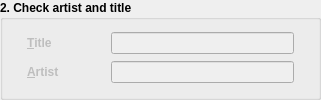
          <widget class="QGroupBox" name="groupBox_Artist_Title">
           <property name="enabled">
            <bool>true</bool>
           </property>
           <property name="sizePolicy">
            <sizepolicy hsizetype="Expanding" vsizetype="Preferred">
             <horstretch>0</horstretch>
             <verstretch>0</verstretch>
            </sizepolicy>
           </property>
           <property name="minimumSize">
            <size>
             <width>321</width>
             <height>70</height>
            </size>
           </property>
           <property name="font">
            <font>
             <bold>true</bold>
            </font>
           </property>
           <property name="whatsThis">
            <string/>
           </property>
           <property name="title">
            <string>2. Check artist and title</string>
           </property>
           <property name="flat">
            <bool>true</bool>
           </property>
           <layout class="QGridLayout" name="gridLayout_2" columnminimumwidth="0,0,1,0">
            <item row="0" column="0">
             <widget class="QLabel" name="label_TitleIcon">
              <property name="enabled">
               <bool>false</bool>
              </property>
              <property name="sizePolicy">
               <sizepolicy hsizetype="Fixed" vsizetype="Preferred">
                <horstretch>0</horstretch>
                <verstretch>0</verstretch>
               </sizepolicy>
              </property>
              <property name="text">
               <string/>
              </property>
              <property name="pixmap">
               <pixmap resource="resources/UltraStar-Creator.qrc">:/icons/font.png</pixmap>
              </property>
             </widget>
            </item>
            <item row="0" column="1">
             <widget class="QLabel" name="label_Title">
              <property name="enabled">
               <bool>false</bool>
              </property>
              <property name="sizePolicy">
               <sizepolicy hsizetype="Fixed" vsizetype="Preferred">
                <horstretch>0</horstretch>
                <verstretch>0</verstretch>
               </sizepolicy>
              </property>
              <property name="minimumSize">
               <size>
                <width>78</width>
                <height>0</height>
               </size>
              </property>
              <property name="font">
               <font>
                <bold>true</bold>
               </font>
              </property>
              <property name="statusTip">
               <string/>
              </property>
              <property name="text">
               <string>&amp;Title</string>
              </property>
              <property name="buddy">
               <cstring>lineEdit_Title</cstring>
              </property>
             </widget>
            </item>
            <item row="0" column="2">
             <widget class="QLineEdit" name="lineEdit_Title">
              <property name="enabled">
               <bool>false</bool>
              </property>
              <property name="sizePolicy">
               <sizepolicy hsizetype="Preferred" vsizetype="Fixed">
                <horstretch>0</horstretch>
                <verstretch>0</verstretch>
               </sizepolicy>
              </property>
              <property name="font">
               <font>
                <bold>false</bold>
               </font>
              </property>
              <property name="statusTip">
               <string/>
              </property>
              <property name="whatsThis">
               <string/>
              </property>
              <property name="inputMask">
               <string/>
              </property>
              <property name="text">
               <string/>
              </property>
              <property name="frame">
               <bool>true</bool>
              </property>
             </widget>
            </item>
            <item row="0" column="3">
             <widget class="QLabel" name="label_TitleSet">
              <property name="enabled">
               <bool>false</bool>
              </property>
              <property name="sizePolicy">
               <sizepolicy hsizetype="Fixed" vsizetype="Preferred">
                <horstretch>0</horstretch>
                <verstretch>0</verstretch>
               </sizepolicy>
              </property>
              <property name="statusTip">
               <string/>
              </property>
              <property name="text">
               <string/>
              </property>
              <property name="pixmap">
               <pixmap resource="resources/UltraStar-Creator.qrc">:/icons/path_error.png</pixmap>
              </property>
             </widget>
            </item>
            <item row="1" column="0">
             <widget class="QLabel" name="label_ArtistIcon">
              <property name="enabled">
               <bool>false</bool>
              </property>
              <property name="sizePolicy">
               <sizepolicy hsizetype="Fixed" vsizetype="Preferred">
                <horstretch>0</horstretch>
                <verstretch>0</verstretch>
               </sizepolicy>
              </property>
              <property name="text">
               <string/>
              </property>
              <property name="pixmap">
               <pixmap resource="resources/UltraStar-Creator.qrc">:/icons/user.png</pixmap>
              </property>
             </widget>
            </item>
            <item row="1" column="1">
             <widget class="QLabel" name="label_Artist">
              <property name="enabled">
               <bool>false</bool>
              </property>
              <property name="sizePolicy">
               <sizepolicy hsizetype="Fixed" vsizetype="Preferred">
                <horstretch>0</horstretch>
                <verstretch>0</verstretch>
               </sizepolicy>
              </property>
              <property name="minimumSize">
               <size>
                <width>78</width>
                <height>0</height>
               </size>
              </property>
              <property name="font">
               <font>
                <bold>true</bold>
               </font>
              </property>
              <property name="statusTip">
               <string/>
              </property>
              <property name="text">
               <string>&amp;Artist</string>
              </property>
              <property name="buddy">
               <cstring>lineEdit_Artist</cstring>
              </property>
             </widget>
            </item>
            <item row="1" column="2">
             <widget class="QLineEdit" name="lineEdit_Artist">
              <property name="enabled">
               <bool>false</bool>
              </property>
              <property name="sizePolicy">
               <sizepolicy hsizetype="Preferred" vsizetype="Fixed">
                <horstretch>0</horstretch>
                <verstretch>0</verstretch>
               </sizepolicy>
              </property>
              <property name="font">
               <font>
                <bold>false</bold>
               </font>
              </property>
              <property name="statusTip">
               <string/>
              </property>
              <property name="whatsThis">
               <string/>
              </property>
              <property name="text">
               <string/>
              </property>
             </widget>
            </item>
            <item row="1" column="3">
             <widget class="QLabel" name="label_ArtistSet">
              <property name="enabled">
               <bool>false</bool>
              </property>
              <property name="sizePolicy">
               <sizepolicy hsizetype="Fixed" vsizetype="Preferred">
                <horstretch>0</horstretch>
                <verstretch>0</verstretch>
               </sizepolicy>
              </property>
              <property name="statusTip">
               <string/>
              </property>
              <property name="text">
               <string/>
              </property>
              <property name="pixmap">
               <pixmap resource="resources/UltraStar-Creator.qrc">:/icons/path_error.png</pixmap>
              </property>
             </widget>
            </item>
           </layout>
          </widget>
